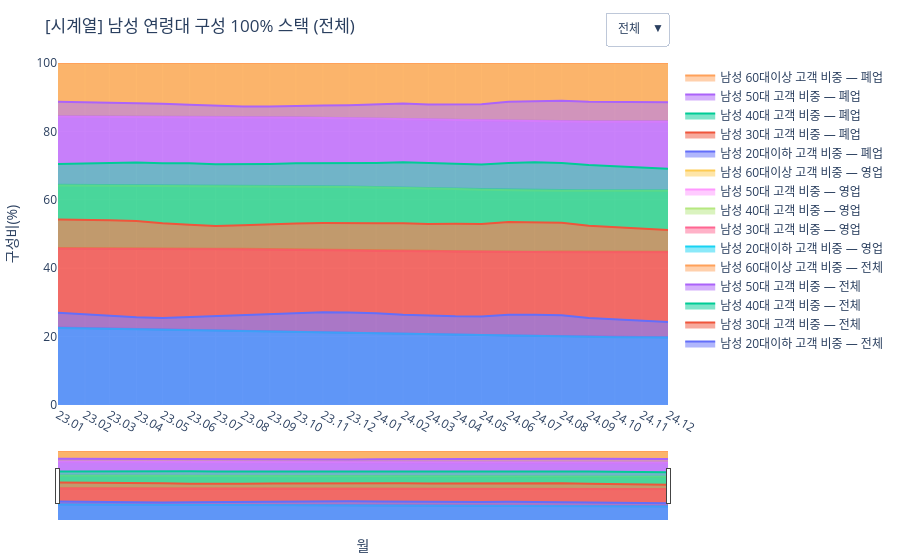

Notebook code cell kept with this figure:
### Code cell
eda5_cols_m = ["남성 20대이하 고객 비중","남성 30대 고객 비중","남성 40대 고객 비중", "남성 50대 고객 비중","남성 60대이상 고객 비중"]
eda5_cols_f = ["여성 20대이하 고객 비중","여성 30대 고객 비중","여성 40대 고객 비중", "여성 50대 고객 비중","여성 60대이상 고객 비중"]

df = normalize_props(df, eda5_cols_m + eda5_cols_f)

fig_m = plot_stacked_percent_with_status(df, eda5_cols_m, title="[시계열] 남성 연령대 구성 100% 스택", roll=3, min_n=10)
fig_m.show()

fig_f = plot_stacked_percent_with_status(df, eda5_cols_f, title="[시계열] 여성 연령대 구성 100% 스택", roll=3, min_n=10)
fig_f.show()
